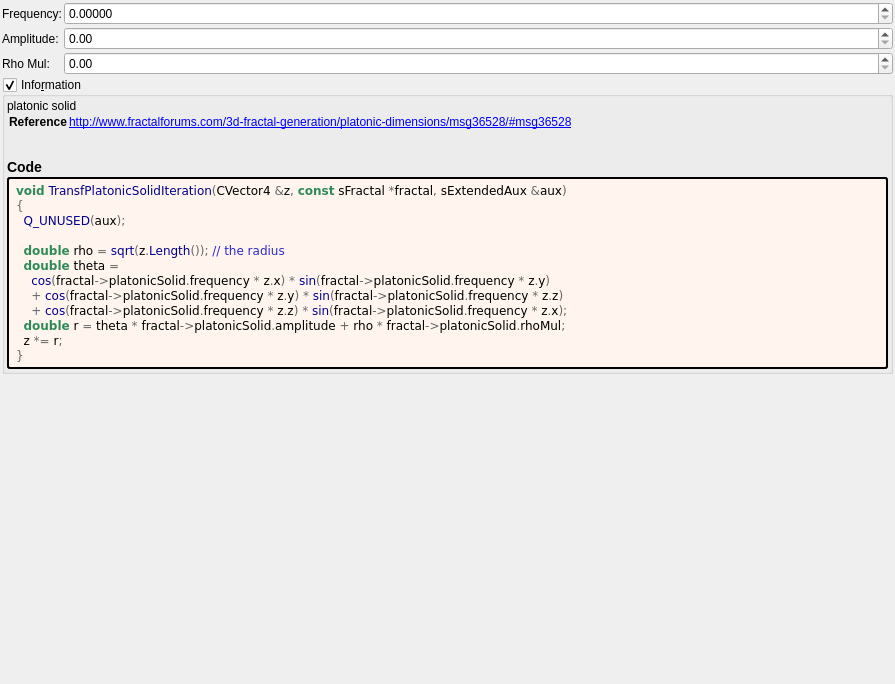
<?xml version="1.0" encoding="UTF-8"?>
<ui version="4.0">
 <class>Form</class>
 <widget class="QWidget" name="Form">
  <property name="geometry">
   <rect>
    <x>0</x>
    <y>0</y>
    <width>895</width>
    <height>684</height>
   </rect>
  </property>
  <property name="windowTitle">
   <string notr="true">transf_platonic_solid</string>
  </property>
  <layout class="QVBoxLayout" name="verticalLayout">
   <property name="spacing">
    <number>2</number>
   </property>
   <property name="leftMargin">
    <number>2</number>
   </property>
   <property name="topMargin">
    <number>2</number>
   </property>
   <property name="rightMargin">
    <number>2</number>
   </property>
   <property name="bottomMargin">
    <number>2</number>
   </property>
   <item>
    <layout class="QGridLayout" name="gridLayout" columnstretch="0,1">
     <property name="spacing">
      <number>2</number>
     </property>
     <item row="0" column="1">
      <widget class="MyDoubleSpinBox" name="spinbox_platonic_solid_frequency">
       <property name="sizePolicy">
        <sizepolicy hsizetype="Minimum" vsizetype="Maximum">
         <horstretch>0</horstretch>
         <verstretch>0</verstretch>
        </sizepolicy>
       </property>
       <property name="prefix">
        <string/>
       </property>
       <property name="suffix">
        <string/>
       </property>
       <property name="decimals">
        <number>5</number>
       </property>
       <property name="minimum">
        <double>0.000000000000000</double>
       </property>
       <property name="maximum">
        <double>1000.000000000000000</double>
       </property>
       <property name="singleStep">
        <double>0.100000000000000</double>
       </property>
      </widget>
     </item>
     <item row="2" column="0">
      <widget class="QLabel" name="label_rhoMul">
       <property name="text">
        <string>Rho Mul:</string>
       </property>
      </widget>
     </item>
     <item row="1" column="1">
      <widget class="MyDoubleSpinBox" name="spinbox_platonic_solid_amplitude">
       <property name="sizePolicy">
        <sizepolicy hsizetype="Minimum" vsizetype="Maximum">
         <horstretch>0</horstretch>
         <verstretch>0</verstretch>
        </sizepolicy>
       </property>
       <property name="prefix">
        <string/>
       </property>
       <property name="suffix">
        <string/>
       </property>
       <property name="decimals">
        <number>2</number>
       </property>
       <property name="minimum">
        <double>0.000000000000000</double>
       </property>
       <property name="maximum">
        <double>1000.000000000000000</double>
       </property>
       <property name="singleStep">
        <double>0.100000000000000</double>
       </property>
      </widget>
     </item>
     <item row="0" column="0">
      <widget class="QLabel" name="label_frequency">
       <property name="text">
        <string>Frequency:</string>
       </property>
      </widget>
     </item>
     <item row="2" column="1">
      <widget class="MyDoubleSpinBox" name="spinbox_platonic_solid_rhoMul">
       <property name="sizePolicy">
        <sizepolicy hsizetype="Minimum" vsizetype="Maximum">
         <horstretch>0</horstretch>
         <verstretch>0</verstretch>
        </sizepolicy>
       </property>
       <property name="prefix">
        <string/>
       </property>
       <property name="suffix">
        <string/>
       </property>
       <property name="decimals">
        <number>2</number>
       </property>
       <property name="minimum">
        <double>0.000000000000000</double>
       </property>
       <property name="maximum">
        <double>1000.000000000000000</double>
       </property>
       <property name="singleStep">
        <double>0.100000000000000</double>
       </property>
      </widget>
     </item>
     <item row="1" column="0">
      <widget class="QLabel" name="label_amplitude">
       <property name="text">
        <string>Amplitude:</string>
       </property>
      </widget>
     </item>
    </layout>
   </item>
   <item>
    <widget class="MyGroupBox" name="groupCheck_info">
     <property name="title">
      <string>Info&amp;rmation</string>
     </property>
     <property name="flat">
      <bool>false</bool>
     </property>
     <property name="checkable">
      <bool>true</bool>
     </property>
     <layout class="QVBoxLayout" name="verticalLayout_2">
      <property name="spacing">
       <number>2</number>
      </property>
      <property name="leftMargin">
       <number>2</number>
      </property>
      <property name="topMargin">
       <number>2</number>
      </property>
      <property name="rightMargin">
       <number>2</number>
      </property>
      <property name="bottomMargin">
       <number>2</number>
      </property>
      <item>
       <widget class="QLabel" name="label_information_general">
        <property name="text">
         <string notr="true">&lt;p&gt;platonic solid&lt;/p&gt;&lt;table&gt;
&lt;tr&gt;&lt;th&gt;Reference&lt;/th&gt;&lt;td&gt;&lt;a href=&quot;http://www.fractalforums.com/3d-fractal-generation/platonic-dimensions/msg36528/#msg36528&quot;&gt;http://www.fractalforums.com/3d-fractal-generation/platonic-dimensions/msg36528/#msg36528&lt;br&gt;
&lt;/td&gt;&lt;/tr&gt;
&lt;/table&gt;
&lt;h3&gt;Code&lt;/h3&gt;</string>
        </property>
        <property name="wordWrap">
         <bool>true</bool>
        </property>
        <property name="openExternalLinks">
         <bool>true</bool>
        </property>
        <property name="textInteractionFlags">
         <set>Qt::LinksAccessibleByMouse|Qt::TextSelectableByMouse</set>
        </property>
       </widget>
      </item>
      <item>
       <widget class="QLabel" name="label_code_content">
        <property name="styleSheet">
         <string notr="true">border-style: outset; border-width: 2px; border-radius: 3px; border-color: black; background-color: #fff5ee; padding: 4px;</string>
        </property>
        <property name="text">
         <string notr="true">&lt;body style=&quot;background-color:#fff5ee&quot;&gt;
&lt;pre style=&quot;color:#000000; background-color:#fff5ee;  font-family:'Courier New',monospace;&quot;&gt;&lt;span style=&quot;color:#2e8b57; font-weight:bold&quot;&gt;void&lt;/span&gt; &lt;span style=&quot;color:#00008f&quot;&gt;TransfPlatonicSolidIteration&lt;/span&gt;&lt;span style=&quot;color:#676767&quot;&gt;(&lt;/span&gt;CVector4 &lt;span style=&quot;color:#676767&quot;&gt;&amp;amp;&lt;/span&gt;z&lt;span style=&quot;color:#676767&quot;&gt;,&lt;/span&gt; &lt;span style=&quot;color:#2e8b57; font-weight:bold&quot;&gt;const&lt;/span&gt; sFractal &lt;span style=&quot;color:#676767&quot;&gt;*&lt;/span&gt;fractal&lt;span style=&quot;color:#676767&quot;&gt;,&lt;/span&gt; sExtendedAux &lt;span style=&quot;color:#676767&quot;&gt;&amp;amp;&lt;/span&gt;aux&lt;span style=&quot;color:#676767&quot;&gt;)&lt;/span&gt;
&lt;span style=&quot;color:#676767&quot;&gt;{&lt;/span&gt;
  &lt;span style=&quot;color:#00008f&quot;&gt;Q_UNUSED&lt;/span&gt;&lt;span style=&quot;color:#676767&quot;&gt;(&lt;/span&gt;aux&lt;span style=&quot;color:#676767&quot;&gt;);&lt;/span&gt;

  &lt;span style=&quot;color:#2e8b57; font-weight:bold&quot;&gt;double&lt;/span&gt; rho &lt;span style=&quot;color:#676767&quot;&gt;=&lt;/span&gt; &lt;span style=&quot;color:#00008f&quot;&gt;sqrt&lt;/span&gt;&lt;span style=&quot;color:#676767&quot;&gt;(&lt;/span&gt;z&lt;span style=&quot;color:#676767&quot;&gt;.&lt;/span&gt;&lt;span style=&quot;color:#00008f&quot;&gt;Length&lt;/span&gt;&lt;span style=&quot;color:#676767&quot;&gt;());&lt;/span&gt; &lt;span style=&quot;color:#2929cc&quot;&gt;// the radius&lt;/span&gt;
  &lt;span style=&quot;color:#2e8b57; font-weight:bold&quot;&gt;double&lt;/span&gt; theta &lt;span style=&quot;color:#676767&quot;&gt;=&lt;/span&gt;
    &lt;span style=&quot;color:#00008f&quot;&gt;cos&lt;/span&gt;&lt;span style=&quot;color:#676767&quot;&gt;(&lt;/span&gt;fractal&lt;span style=&quot;color:#676767&quot;&gt;-&amp;gt;&lt;/span&gt;platonicSolid&lt;span style=&quot;color:#676767&quot;&gt;.&lt;/span&gt;frequency &lt;span style=&quot;color:#676767&quot;&gt;*&lt;/span&gt; z&lt;span style=&quot;color:#676767&quot;&gt;.&lt;/span&gt;x&lt;span style=&quot;color:#676767&quot;&gt;) *&lt;/span&gt; &lt;span style=&quot;color:#00008f&quot;&gt;sin&lt;/span&gt;&lt;span style=&quot;color:#676767&quot;&gt;(&lt;/span&gt;fractal&lt;span style=&quot;color:#676767&quot;&gt;-&amp;gt;&lt;/span&gt;platonicSolid&lt;span style=&quot;color:#676767&quot;&gt;.&lt;/span&gt;frequency &lt;span style=&quot;color:#676767&quot;&gt;*&lt;/span&gt; z&lt;span style=&quot;color:#676767&quot;&gt;.&lt;/span&gt;y&lt;span style=&quot;color:#676767&quot;&gt;)&lt;/span&gt;
    &lt;span style=&quot;color:#676767&quot;&gt;+&lt;/span&gt; &lt;span style=&quot;color:#00008f&quot;&gt;cos&lt;/span&gt;&lt;span style=&quot;color:#676767&quot;&gt;(&lt;/span&gt;fractal&lt;span style=&quot;color:#676767&quot;&gt;-&amp;gt;&lt;/span&gt;platonicSolid&lt;span style=&quot;color:#676767&quot;&gt;.&lt;/span&gt;frequency &lt;span style=&quot;color:#676767&quot;&gt;*&lt;/span&gt; z&lt;span style=&quot;color:#676767&quot;&gt;.&lt;/span&gt;y&lt;span style=&quot;color:#676767&quot;&gt;) *&lt;/span&gt; &lt;span style=&quot;color:#00008f&quot;&gt;sin&lt;/span&gt;&lt;span style=&quot;color:#676767&quot;&gt;(&lt;/span&gt;fractal&lt;span style=&quot;color:#676767&quot;&gt;-&amp;gt;&lt;/span&gt;platonicSolid&lt;span style=&quot;color:#676767&quot;&gt;.&lt;/span&gt;frequency &lt;span style=&quot;color:#676767&quot;&gt;*&lt;/span&gt; z&lt;span style=&quot;color:#676767&quot;&gt;.&lt;/span&gt;z&lt;span style=&quot;color:#676767&quot;&gt;)&lt;/span&gt;
    &lt;span style=&quot;color:#676767&quot;&gt;+&lt;/span&gt; &lt;span style=&quot;color:#00008f&quot;&gt;cos&lt;/span&gt;&lt;span style=&quot;color:#676767&quot;&gt;(&lt;/span&gt;fractal&lt;span style=&quot;color:#676767&quot;&gt;-&amp;gt;&lt;/span&gt;platonicSolid&lt;span style=&quot;color:#676767&quot;&gt;.&lt;/span&gt;frequency &lt;span style=&quot;color:#676767&quot;&gt;*&lt;/span&gt; z&lt;span style=&quot;color:#676767&quot;&gt;.&lt;/span&gt;z&lt;span style=&quot;color:#676767&quot;&gt;) *&lt;/span&gt; &lt;span style=&quot;color:#00008f&quot;&gt;sin&lt;/span&gt;&lt;span style=&quot;color:#676767&quot;&gt;(&lt;/span&gt;fractal&lt;span style=&quot;color:#676767&quot;&gt;-&amp;gt;&lt;/span&gt;platonicSolid&lt;span style=&quot;color:#676767&quot;&gt;.&lt;/span&gt;frequency &lt;span style=&quot;color:#676767&quot;&gt;*&lt;/span&gt; z&lt;span style=&quot;color:#676767&quot;&gt;.&lt;/span&gt;x&lt;span style=&quot;color:#676767&quot;&gt;);&lt;/span&gt;
  &lt;span style=&quot;color:#2e8b57; font-weight:bold&quot;&gt;double&lt;/span&gt; r &lt;span style=&quot;color:#676767&quot;&gt;=&lt;/span&gt; theta &lt;span style=&quot;color:#676767&quot;&gt;*&lt;/span&gt; fractal&lt;span style=&quot;color:#676767&quot;&gt;-&amp;gt;&lt;/span&gt;platonicSolid&lt;span style=&quot;color:#676767&quot;&gt;.&lt;/span&gt;amplitude &lt;span style=&quot;color:#676767&quot;&gt;+&lt;/span&gt; rho &lt;span style=&quot;color:#676767&quot;&gt;*&lt;/span&gt; fractal&lt;span style=&quot;color:#676767&quot;&gt;-&amp;gt;&lt;/span&gt;platonicSolid&lt;span style=&quot;color:#676767&quot;&gt;.&lt;/span&gt;rhoMul&lt;span style=&quot;color:#676767&quot;&gt;;&lt;/span&gt;
  z &lt;span style=&quot;color:#676767&quot;&gt;*=&lt;/span&gt; r&lt;span style=&quot;color:#676767&quot;&gt;;&lt;/span&gt;
&lt;span style=&quot;color:#676767&quot;&gt;}&lt;/span&gt;
&lt;/pre&gt;
&lt;/body&gt;</string>
        </property>
        <property name="wordWrap">
         <bool>true</bool>
        </property>
        <property name="openExternalLinks">
         <bool>true</bool>
        </property>
        <property name="textInteractionFlags">
         <set>Qt::LinksAccessibleByMouse|Qt::TextSelectableByMouse</set>
        </property>
       </widget>
      </item>
     </layout>
    </widget>
   </item>
   <item>
    <spacer name="verticalSpacer">
     <property name="orientation">
      <enum>Qt::Vertical</enum>
     </property>
     <property name="sizeHint" stdset="0">
      <size>
       <width>20</width>
       <height>40</height>
      </size>
     </property>
    </spacer>
   </item>
  </layout>
 </widget>
 <customwidgets>
  <customwidget>
   <class>MyGroupBox</class>
   <extends>QGroupBox</extends>
   <header>my_group_box.h</header>
   <container>1</container>
  </customwidget>
  <customwidget>
   <class>MyDoubleSpinBox</class>
   <extends>QDoubleSpinBox</extends>
   <header>my_double_spin_box.h</header>
  </customwidget>
 </customwidgets>
 <tabstops>
  <tabstop>spinbox_platonic_solid_frequency</tabstop>
  <tabstop>spinbox_platonic_solid_amplitude</tabstop>
  <tabstop>spinbox_platonic_solid_rhoMul</tabstop>
  <tabstop>groupCheck_info</tabstop>
 </tabstops>
 <resources/>
 <connections/>
</ui>
